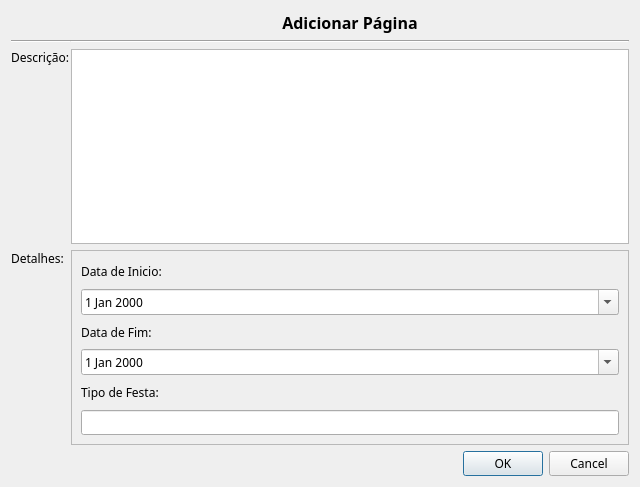
<?xml version="1.0" encoding="UTF-8"?>
<ui version="4.0">
 <class>AddPageDialog</class>
 <widget class="QDialog" name="AddPageDialog">
  <property name="enabled">
   <bool>true</bool>
  </property>
  <property name="geometry">
   <rect>
    <x>0</x>
    <y>0</y>
    <width>640</width>
    <height>480</height>
   </rect>
  </property>
  <property name="font">
   <font>
    <family>Century Gothic</family>
   </font>
  </property>
  <property name="windowTitle">
   <string>Adicionar Página</string>
  </property>
  <layout class="QGridLayout" name="gridLayout">
   <item row="2" column="1">
    <widget class="QDialogButtonBox" name="buttonBox">
     <property name="orientation">
      <enum>Qt::Horizontal</enum>
     </property>
     <property name="standardButtons">
      <set>QDialogButtonBox::Cancel|QDialogButtonBox::Ok</set>
     </property>
    </widget>
   </item>
   <item row="1" column="1">
    <layout class="QGridLayout" name="gridLayout_2">
     <property name="horizontalSpacing">
      <number>0</number>
     </property>
     <item row="2" column="1">
      <widget class="QLabel" name="label_Des">
       <property name="sizePolicy">
        <sizepolicy hsizetype="Minimum" vsizetype="Expanding">
         <horstretch>0</horstretch>
         <verstretch>0</verstretch>
        </sizepolicy>
       </property>
       <property name="minimumSize">
        <size>
         <width>60</width>
         <height>195</height>
        </size>
       </property>
       <property name="layoutDirection">
        <enum>Qt::LeftToRight</enum>
       </property>
       <property name="text">
        <string>Descrição:</string>
       </property>
       <property name="alignment">
        <set>Qt::AlignLeading|Qt::AlignLeft|Qt::AlignTop</set>
       </property>
      </widget>
     </item>
     <item row="2" column="2">
      <widget class="QPlainTextEdit" name="Description">
       <property name="sizePolicy">
        <sizepolicy hsizetype="Expanding" vsizetype="Expanding">
         <horstretch>0</horstretch>
         <verstretch>0</verstretch>
        </sizepolicy>
       </property>
      </widget>
     </item>
     <item row="0" column="2">
      <widget class="QLabel" name="Title">
       <property name="sizePolicy">
        <sizepolicy hsizetype="Preferred" vsizetype="Maximum">
         <horstretch>0</horstretch>
         <verstretch>0</verstretch>
        </sizepolicy>
       </property>
       <property name="text">
        <string>&lt;html&gt;&lt;head/&gt;&lt;body&gt;&lt;p&gt;&lt;span style=&quot; font-size:12pt; font-weight:600;&quot;&gt;Adicionar Página&lt;/span&gt;&lt;/p&gt;&lt;/body&gt;&lt;/html&gt;</string>
       </property>
       <property name="alignment">
        <set>Qt::AlignCenter</set>
       </property>
      </widget>
     </item>
     <item row="1" column="2">
      <widget class="Line" name="line">
       <property name="orientation">
        <enum>Qt::Horizontal</enum>
       </property>
      </widget>
     </item>
     <item row="3" column="2">
      <widget class="QFrame" name="frame">
       <property name="sizePolicy">
        <sizepolicy hsizetype="Expanding" vsizetype="Expanding">
         <horstretch>0</horstretch>
         <verstretch>0</verstretch>
        </sizepolicy>
       </property>
       <property name="frameShape">
        <enum>QFrame::StyledPanel</enum>
       </property>
       <property name="frameShadow">
        <enum>QFrame::Raised</enum>
       </property>
       <layout class="QGridLayout" name="gridLayout_3">
        <item row="5" column="0">
         <widget class="QLineEdit" name="Type"/>
        </item>
        <item row="3" column="0">
         <widget class="QDateEdit" name="DateEnd">
          <property name="calendarPopup">
           <bool>true</bool>
          </property>
         </widget>
        </item>
        <item row="1" column="0">
         <widget class="QDateEdit" name="Date">
          <property name="calendarPopup">
           <bool>true</bool>
          </property>
         </widget>
        </item>
        <item row="2" column="0">
         <widget class="QLabel" name="label_DateEnd">
          <property name="text">
           <string>Data de Fim:</string>
          </property>
         </widget>
        </item>
        <item row="4" column="0">
         <widget class="QLabel" name="label_Type">
          <property name="text">
           <string>Tipo de Festa:</string>
          </property>
         </widget>
        </item>
        <item row="0" column="0">
         <widget class="QLabel" name="label_Date">
          <property name="text">
           <string>Data de Inicio:</string>
          </property>
         </widget>
        </item>
       </layout>
      </widget>
     </item>
     <item row="1" column="1">
      <widget class="Line" name="line_2">
       <property name="orientation">
        <enum>Qt::Horizontal</enum>
       </property>
      </widget>
     </item>
     <item row="3" column="1">
      <widget class="QLabel" name="label_Det">
       <property name="sizePolicy">
        <sizepolicy hsizetype="Minimum" vsizetype="Preferred">
         <horstretch>0</horstretch>
         <verstretch>0</verstretch>
        </sizepolicy>
       </property>
       <property name="minimumSize">
        <size>
         <width>60</width>
         <height>195</height>
        </size>
       </property>
       <property name="text">
        <string>Detalhes:</string>
       </property>
       <property name="alignment">
        <set>Qt::AlignLeading|Qt::AlignLeft|Qt::AlignTop</set>
       </property>
      </widget>
     </item>
    </layout>
   </item>
  </layout>
 </widget>
 <resources/>
 <connections/>
</ui>
